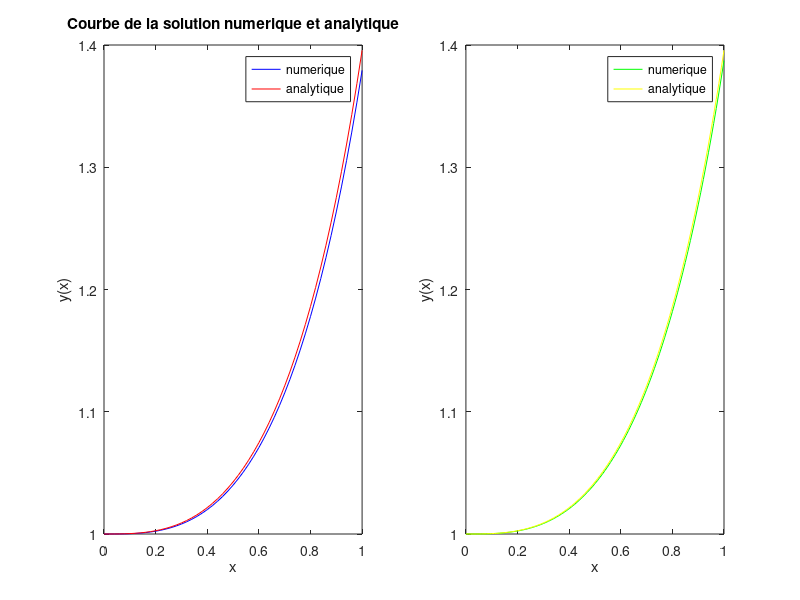

Here is the MATLAB script that generated this plot:
% REMACHE Reyane
% Sujet 3
% y'(x)=(x^2)*y(x)
% x(0)=0 et y(0)=1
% x=[0,1]
% h=0,02
%N=50
clear all;
close all;


h=0.02;
t=[0:h:1];
N=50;
x(1)=0;
y(1)=1;
% QUestion 1


for i=1:N
y(i+1)= y(i) + h*((t(i).*t(i))*y(i));
end

%Question 2

subplot(1,2,1);
plot(t,y,'b');
xlabel('x');
ylabel('y(x)');
title('Courbe de la solution numerique et analytique');
%Question 3

y  = exp((t.*t.*t)/3);
% On constate que la courbe analytique est au deçu la courbe numerique car
% la courbe analytique est plus précise 

hold on;
plot(t,y,'r');
legend('numerique','analytique');

% Question 4
N=100;
h=1/N;
t=[0:h:1];


for i=1:N
y(i+1)= y(i) + h*((t(i).*t(i))*y(i));
end

subplot(1,2,2);
plot(t,y,'g');
xlabel('x');
ylabel('y(x)');

y=exp((t.*t.*t)/3);

hold on;
plot(t,y,'y');
legend('numerique','analytique');

% Quand on auguement le nombre de noeuds les résultats de la courbe
% numérique sont plus précis